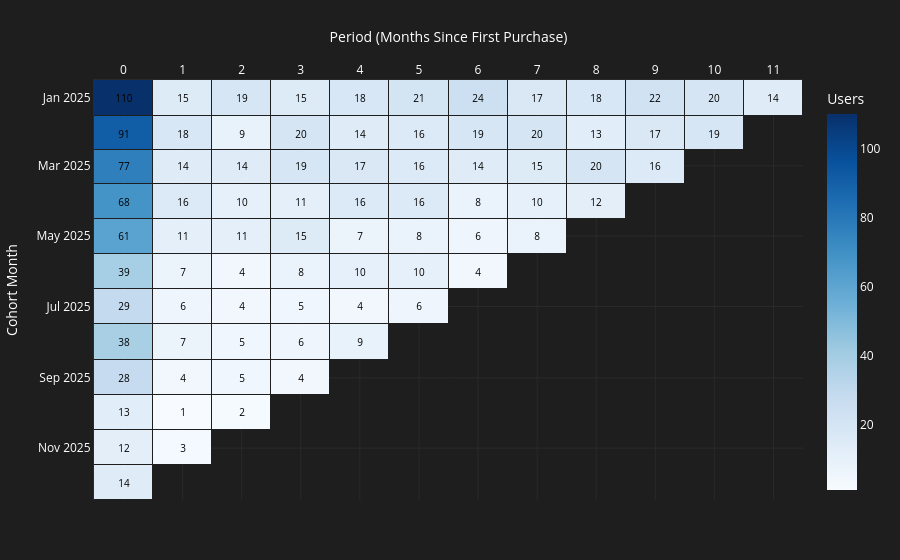

The cell this chart's notebook holds for it:
### Code cell
plot_dynamic_heatmap(
    cohort_pivot_absolute,
    is_percent=False
)

### Figure 1 — Plotly figure (JSON) as saved in the notebook; plotly's stock layout.template omitted (floating-point values rounded to 4 significant figures; data arrays with more than 128 entries replaced by an {"elided": "..."} marker saying what was removed)
{"data": [{"colorbar": {"tickfont": {"color": "#ffffff"}, "title": {"font": {"color": "#ffffff"}, "text": "Users"}}, "colorscale": [[0, "rgb(247,251,255)"], [0.125, "rgb(222,235,247)"], [0.25, "rgb(198,219,239)"], [0.375, "rgb(158,202,225)"], [0.5, "rgb(107,174,214)"], [0.625, "rgb(66,146,198)"], [0.75, "rgb(33,113,181)"], [0.875, "rgb(8,81,156)"], [1, "rgb(8,48,107)"]], "connectgaps": false, "customdata": {"elided": "12x12 str values"}, "hovertemplate": "<b>Cohort:</b> %{y}<br><b>Month:</b> %{x}<br><b>Value:</b> %{customdata}<extra></extra>", "text": {"elided": "12x12 str values"}, "textfont": {"color": "black", "size": 10}, "texttemplate": "%{text}", "type": "heatmap", "x": ["0", "1", "2", "3", "4", "5", "6", "7", "8", "9", "10", "11"], "xgap": 1, "y": ["2025-01", "2025-02", "2025-03", "2025-04", "2025-05", "2025-06", "2025-07", "2025-08", "2025-09", "2025-10", "2025-11", "2025-12"], "ygap": 1, "z": {"elided": "12x12 float values"}}], "layout": {"autosize": true, "dragmode": "pan", "font": {"color": "#ffffff", "size": 12}, "hoverlabel": {"bgcolor": "#2a2a2a", "bordercolor": "#444444", "font": {"color": "white"}}, "margin": {"b": 60, "l": 70, "r": 40, "t": 80}, "paper_bgcolor": "#1e1e1e", "plot_bgcolor": "#1e1e1e", "title": {"font": {"color": "#ffffff", "size": 18}, "text": ""}, "xaxis": {"color": "#ffffff", "fixedrange": false, "gridcolor": "#2a2a2a", "linecolor": "#2a2a2a", "side": "top", "title": {"font": {"color": "#ffffff"}, "text": "Period (Months Since First Purchase)"}, "zeroline": false}, "yaxis": {"autorange": "reversed", "color": "#ffffff", "fixedrange": false, "gridcolor": "#2a2a2a", "linecolor": "#2a2a2a", "title": {"font": {"color": "#ffffff"}, "text": "Cohort Month"}, "zeroline": false}}}
